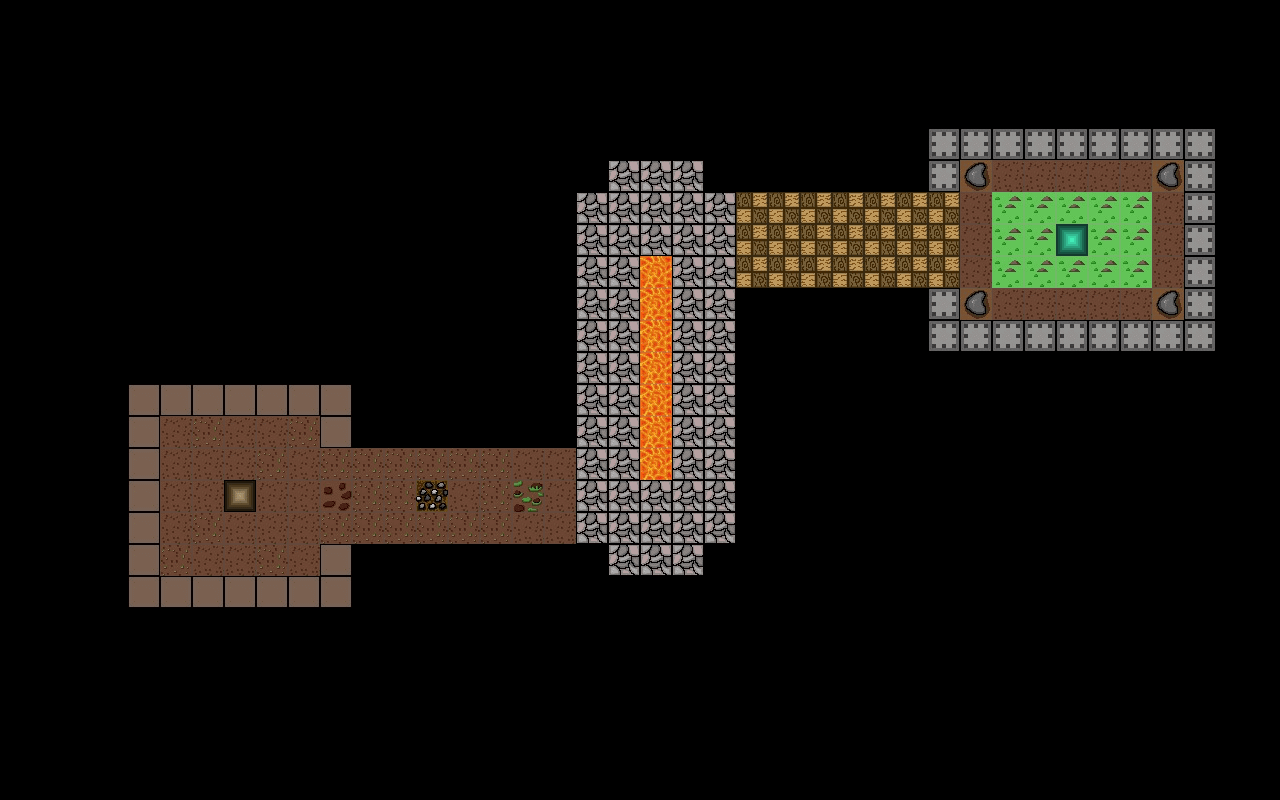

Tiled map render using the project's own tile images. Description and the whole map definition, tile-layer contents included, below:
An orthogonal 40x25 tile map with 32x32 px tiles, 1 tile layer (Tile Layer 1).

<map version="1.5" tiledversion="1.7.1" orientation="orthogonal" renderorder="right-down" width="40" height="25" tilewidth="32" tileheight="32" infinite="0" nextlayerid="2" nextobjectid="1">
 <tileset firstgid="1" name="set_floor" tilewidth="32" tileheight="32" spacing="8" margin="8" tilecount="144" columns="12">
  <image source="set_floor.png" width="512" height="512" />
 </tileset>
 <layer id="1" name="Tile Layer 1" width="40" height="25">
  <data encoding="csv">
0,0,0,0,0,0,0,0,0,0,0,0,0,0,0,0,0,0,0,0,0,0,0,0,0,0,0,0,0,0,0,0,0,0,0,0,0,0,0,0,
0,0,0,0,0,0,0,0,0,0,0,0,0,0,0,0,0,0,0,0,0,0,0,0,0,0,0,0,0,0,0,0,0,0,0,0,0,0,0,0,
0,0,0,0,0,0,0,0,0,0,0,0,0,0,0,0,0,0,0,0,0,0,0,0,0,0,0,0,0,0,0,0,0,0,0,0,0,0,0,0,
0,0,0,0,0,0,0,0,0,0,0,0,0,0,0,0,0,0,0,0,0,0,0,0,0,0,0,0,0,0,0,0,0,0,0,0,0,0,0,0,
0,0,0,0,0,0,0,0,0,0,0,0,0,0,0,0,0,0,0,0,0,0,0,0,0,0,0,0,0,66,66,66,66,66,66,66,66,66,0,0,
0,0,0,0,0,0,0,0,0,0,0,0,0,0,0,0,0,0,0,1,1,1,0,0,0,0,0,0,0,66,11,76,76,76,76,76,11,66,0,0,
0,0,0,0,0,0,0,0,0,0,0,0,0,0,0,0,0,0,1,1,1,1,1,42,42,42,42,42,42,42,76,90,90,90,90,90,76,66,0,0,
0,0,0,0,0,0,0,0,0,0,0,0,0,0,0,0,0,0,1,1,1,1,1,42,42,42,42,42,42,42,76,90,90,20,90,90,76,66,0,0,
0,0,0,0,0,0,0,0,0,0,0,0,0,0,0,0,0,0,1,1,28,1,1,42,42,42,42,42,42,42,76,90,90,90,90,90,76,66,0,0,
0,0,0,0,0,0,0,0,0,0,0,0,0,0,0,0,0,0,1,1,28,1,1,0,0,0,0,0,0,66,11,76,76,76,76,76,11,66,0,0,
0,0,0,0,0,0,0,0,0,0,0,0,0,0,0,0,0,0,1,1,28,1,1,0,0,0,0,0,0,66,66,66,66,66,66,66,66,66,0,0,
0,0,0,0,0,0,0,0,0,0,0,0,0,0,0,0,0,0,1,1,28,1,1,0,0,0,0,0,0,0,0,0,0,0,0,0,0,0,0,0,
0,0,0,0,77,77,77,77,77,77,77,0,0,0,0,0,0,0,1,1,28,1,1,0,0,0,0,0,0,0,0,0,0,0,0,0,0,0,0,0,
0,0,0,0,77,76,75,76,76,75,77,0,0,0,0,0,0,0,1,1,28,1,1,0,0,0,0,0,0,0,0,0,0,0,0,0,0,0,0,0,
0,0,0,0,77,76,76,76,75,76,75,75,75,75,75,75,76,76,1,1,28,1,1,0,0,0,0,0,0,0,0,0,0,0,0,0,0,0,0,0,
0,0,0,0,77,76,76,39,76,76,73,75,75,6,76,75,74,76,1,1,1,1,1,0,0,0,0,0,0,0,0,0,0,0,0,0,0,0,0,0,
0,0,0,0,77,76,75,76,76,76,75,75,75,75,75,75,76,76,1,1,1,1,1,0,0,0,0,0,0,0,0,0,0,0,0,0,0,0,0,0,
0,0,0,0,77,75,76,76,75,76,77,0,0,0,0,0,0,0,0,1,1,1,0,0,0,0,0,0,0,0,0,0,0,0,0,0,0,0,0,0,
0,0,0,0,77,77,77,77,77,77,77,0,0,0,0,0,0,0,0,0,0,0,0,0,0,0,0,0,0,0,0,0,0,0,0,0,0,0,0,0,
0,0,0,0,0,0,0,0,0,0,0,0,0,0,0,0,0,0,0,0,0,0,0,0,0,0,0,0,0,0,0,0,0,0,0,0,0,0,0,0,
0,0,0,0,0,0,0,0,0,0,0,0,0,0,0,0,0,0,0,0,0,0,0,0,0,0,0,0,0,0,0,0,0,0,0,0,0,0,0,0,
0,0,0,0,0,0,0,0,0,0,0,0,0,0,0,0,0,0,0,0,0,0,0,0,0,0,0,0,0,0,0,0,0,0,0,0,0,0,0,0,
0,0,0,0,0,0,0,0,0,0,0,0,0,0,0,0,0,0,0,0,0,0,0,0,0,0,0,0,0,0,0,0,0,0,0,0,0,0,0,0,
0,0,0,0,0,0,0,0,0,0,0,0,0,0,0,0,0,0,0,0,0,0,0,0,0,0,0,0,0,0,0,0,0,0,0,0,0,0,0,0,
0,0,0,0,0,0,0,0,0,0,0,0,0,0,0,0,0,0,0,0,0,0,0,0,0,0,0,0,0,0,0,0,0,0,0,0,0,0,0,0
</data>
 </layer>
</map>